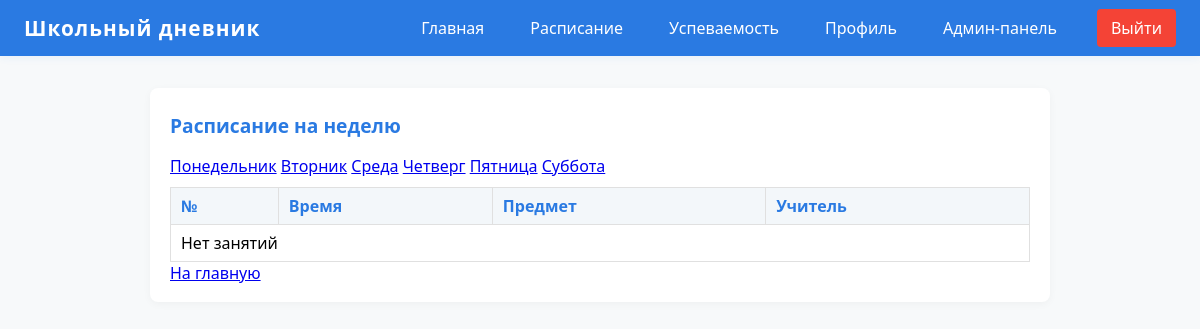
The app's page /schedule/?weekday=1 (signed in), older data.
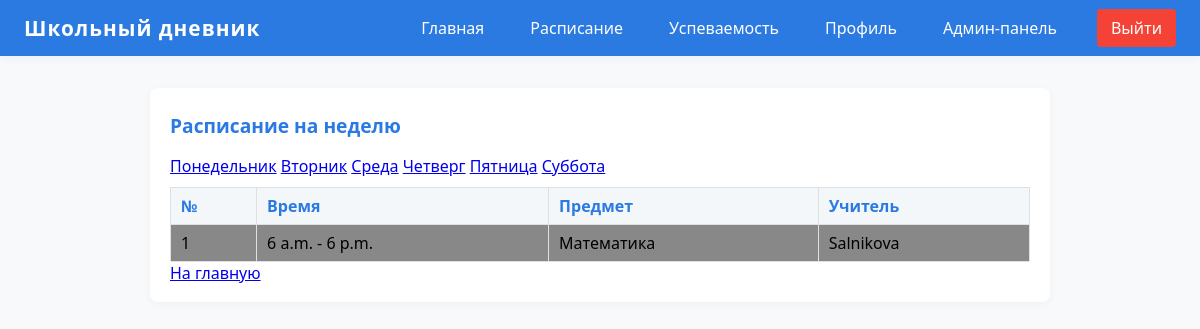
The same page, newer data.
### core/models.py (models this page shows, shortened)
class ScheduleEntry(models.Model):
    classroom = models.ForeignKey(Classroom, on_delete=models.CASCADE, verbose_name='Класс')
    subject = models.ForeignKey(Subject, on_delete=models.CASCADE, verbose_name='Предмет')
    teacher = models.ForeignKey(Teacher, on_delete=models.CASCADE, verbose_name='Учитель')
    weekday = models.IntegerField(choices=[(i, d) for i, d in enumerate(['Пн','Вт','Ср','Чт','Пт','Сб'])], verbose_name='День недели')
    lesson_number = models.PositiveIntegerField(verbose_name='Номер урока')  # 1, 2, 3...
    start_time = models.TimeField(verbose_name='Начало')
    end_time = models.TimeField(verbose_name='Конец')
    class Meta:
        verbose_name = 'Расписание'
        verbose_name_plural = 'Расписание'
        unique_together = ("classroom", "weekday", "lesson_number")
        ordering = ["weekday", "lesson_number"]

class Subject(models.Model):
    name = models.CharField(max_length=50)
    color = models.CharField(max_length=7, default="#888888")  # For frontend color coding

class Teacher(models.Model):
    user = models.OneToOneField(User, on_delete=models.CASCADE, limit_choices_to={'role': 'teacher'})
    subjects = models.ManyToManyField(Subject)
    classrooms = models.ManyToManyField(Classroom, blank=True)  # Which classes the teacher teaches
    def __str__(self):
        return self.user.get_full_name() or self.user.username

class User(AbstractUser):
    ROLE_CHOICES = [
        ('admin', 'Админ'),
        ('teacher', 'Учитель'),
        ('student', 'Ученик'),
    ]
    role = models.CharField(max_length=10, choices=ROLE_CHOICES, default='student')
    classroom = models.ForeignKey('Classroom', on_delete=models.SET_NULL, null=True, blank=True)

### core/views.py (the view)
# urls.py: path('schedule/', views.schedule, name='schedule'),
@login_required
def schedule(request):
    role = get_user_role(request.user)
    weekday = int(request.GET.get('weekday', timezone.now().weekday()))
    weekdays = [
        (0, 'Понедельник'),
        (1, 'Вторник'),
        (2, 'Среда'),
        (3, 'Четверг'),
        (4, 'Пятница'),
        (5, 'Суббота'),
    ]
    homeworks = None
    if role == 'student':
        classroom = getattr(request.user, 'classroom', None)
        entries = ScheduleEntry.objects.filter(classroom=classroom, weekday=weekday)
        homeworks = Homework.objects.filter(classroom=classroom, date=timezone.localdate())
    elif role == 'teacher':
        teacher = Teacher.objects.filter(user=request.user).first()
        entries = ScheduleEntry.objects.filter(teacher=teacher, weekday=weekday)
        homeworks = Homework.objects.filter(teacher=teacher, date=timezone.localdate())
    else:
        entries = ScheduleEntry.objects.filter(weekday=weekday)
    return render(request, 'core/schedule.html', {'entries': entries, 'weekday': weekday, 'weekdays': weekdays, 'homeworks': homeworks, 'user':request.user})

### core/views.py (called while the page is built)
def get_user_role(user):
    if user.is_superuser or user.role == 'admin':
        return 'admin'
    return user.role

### core/templates/core/schedule.html (shortened to what this page needs)
{% load static %}
<!DOCTYPE html>
<html lang="ru">
<head>
    <link rel="stylesheet" href="{% static 'core/style.css' %}">
</head>
<body>
    {% include 'core/navbar.html' %}
    <div class="dashboard-content">
        <div class="diary-block">
            <h2>Расписание на неделю</h2>
            <div class="weekday-switcher">
            {% for i, day in weekdays %}
                <a href="?weekday={{i}}" class="weekday{% if weekday == i %} active{% endif %}">{{day}}</a>
            {% endfor %}
        </div>
        <table class="schedule-table">
            <tr>
                <th>№</th>
                <th>Время</th>
                <th>Предмет</th>
                <th>Учитель</th>
            </tr>
            {% for entry in entries %}
            <tr style="background: {{ entry.subject.color }};">
                <td>{{ entry.lesson_number }}</td>
                <td>{{ entry.start_time }} - {{ entry.end_time }}</td>
                <td>{{ entry.subject.name }}</td>
                <td>{{ entry.teacher }}</td>
            </tr>
            {% empty %}
            <tr><td colspan="4">Нет занятий</td></tr>
            {% endfor %}
        </table>
        <a href="/" class="back">На главную</a>
    </div>
</body>
</html>

Row changes from the older to the newer data that the page shows:
added ScheduleEntry: lesson_number "1", start_time "6 a.m.", end_time "6 p.m.", subject.name "Математика", teacher "Salnikova"
Text that changed along with them:
text no longer shown: "Нет занятий"
